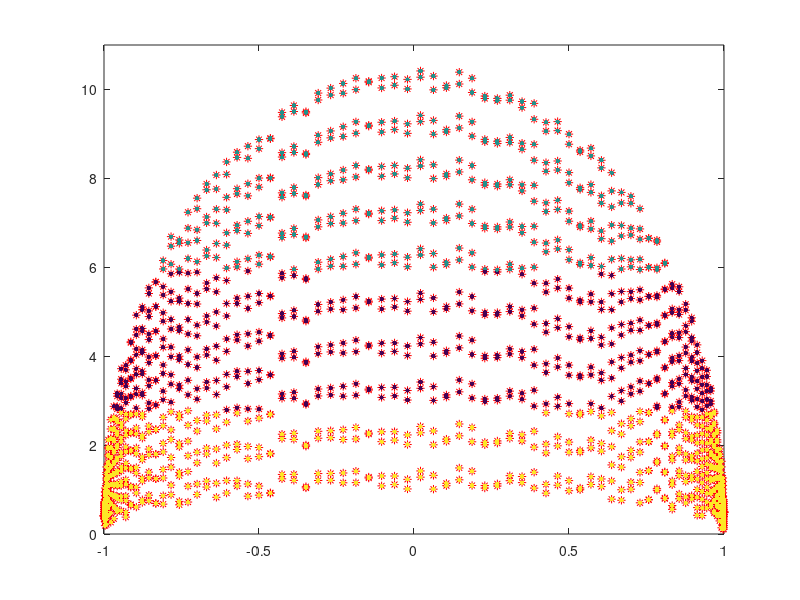

Here is the MATLAB script that generated this plot:
clear all, clc, close all
N      = 150; %Number of *
Nf= 10; %number of frames
n      = 1:N/2;
tao    = n/N;
v=0.5;
%X=rand(2*length(tao),Nf+1);%Matriz random
Y=rand(2*length(tao),Nf);%Matriz random

x = abs(cos(2*pi*tao))'; 
    x = [x;-x];
    x= double(x);
    size(x);
%X(:,1)= x; %Reemplazar la primera columna de X por x.
rng(1,'twister');
s = rng;

for t = 1:Nf 
    
    yt = abs(t*sin(2*pi*tao))';
    yt = [yt;yt];
    rng(s);
    mu = rand(length(yt),1)
    yt = yt + v*mu;
    Y(:,t) = yt; %La columna t+1 es reemplazado por yt. 
    plot(x,yt,'*r')
    axis([-1 1 0 Nf+Nf/10])
    hold on
    %pause(0.2)
end

x;
Y = double(Y);
xr = repmat(x,1,Nf );
X=[xr(:) Y(:)];
%X=[Y(:) xr(:)];
k=3;

lab= kmeans(X,k);
%Iout = reshape(lab,size(x,1),Nf)';
%Iout

%imagesc(Iout)
%lab;
scatter(X(:,1), X(:,2), 10, lab, 'filled')